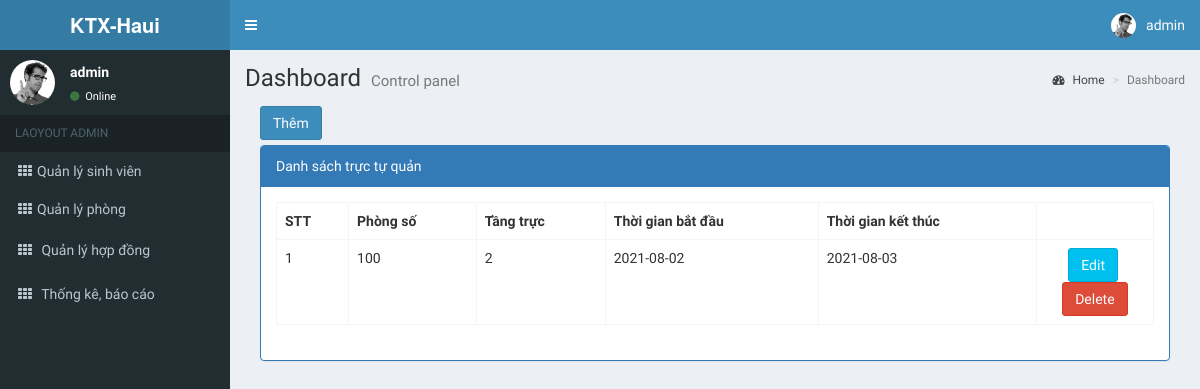
Screenshot of /Backend/index.php?page=QLTrucTQ (signed in) with the database file from the repository.
### tables this page shows
CREATE TABLE `tructuquan` (
  `idTruc` int(11) NOT NULL,
  `idPhong` int(11) NOT NULL,
  `tangTruc` int(11) NOT NULL,
  `ngayBatDau` date NOT NULL,
  `ngayKetThuc` date NOT NULL
);

### Backend/Views/QLTrucTQ.php (the view, shortened to what this page needs)
<div class="col-md-12">
    <div style="margin-bottom:5px;">
        <a href="index.php?page=ThemSuaTrucTQ&action=add" class="btn btn-primary">Thêm</a>
    </div>
    <div class="panel panel-primary">
        <div class="panel-heading">Danh sách trực tự quản</div>
        <div class="panel-body">
            <table class="table table-bordered table-hover">
                <tr>
                    <th style="max-width: 50px;">STT</th>
                    <th style="max-width:100px;">Phòng số</th>
                    <th style="max-width: 180px;">Tầng trực</th>
                    <th >Thời gian bắt đầu</th>
                    <th >Thời gian kết thúc</th>
                    <th style="max-width:70px;"></th>
                </tr>
                <?php
                    $sql = "SELECT * FROM tructuquan";
                    $result = mysqli_query($conn, $sql);
                    $stt = 0;
                    while($row = mysqli_fetch_assoc($result)){
                        $stt++;
                        echo "<tr>
                            <td style='max-width: 50px;'>".$stt."</td>
                            <td style='max-width: 100px;'>".$row["idPhong"]."</td>
                            <td style='max-width: 100px;'>".$row["tangTruc"]."</td>
                            <td >".$row["ngayBatDau"]."</td>
                            <td >".$row["ngayKetThuc"]."</td>
                            <td  style='text-align:center;max-width:70px;'>
                                <a class='btn btn-info' href='index.php?page=ThemSuaTrucTQ&action=edit&id=".$row["idTruc"]."'>Edit</a>&nbsp;
                                <a class='btn btn-danger' href='index.php?page=ThemSuaTrucTQ&action=delete&id=".$row["idTruc"]."'>Delete</a>
                            </td>
                        </tr>";
                    };
                ?>
            </table>
        </div>
    </div>
</div>

### Assets/Backend/css/styles.css (style rules this page uses)
th,tr,td { overflow: hidden; }

### rows the page displays
tructuquan: idPhong "100", tangTruc "2", ngayBatDau "2021-08-02", ngayKetThuc "2021-08-03"

### other values shown
$_SESSION['username'] "admin"
